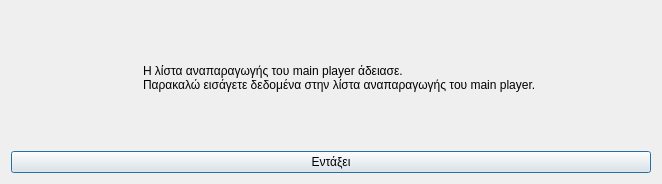
<?xml version="1.0" encoding="UTF-8"?>
<ui version="4.0">
 <class>Dialog</class>
 <widget class="QDialog" name="Dialog">
  <property name="geometry">
   <rect>
    <x>0</x>
    <y>0</y>
    <width>662</width>
    <height>184</height>
   </rect>
  </property>
  <property name="windowTitle">
   <string>Εισάγετε δεδομένα</string>
  </property>
  <property name="windowIcon">
   <iconset resource="../../icons.qrc">
    <normaloff>:/rest-windows/assets/images/rest-windows/information.png</normaloff>:/rest-windows/assets/images/rest-windows/information.png</iconset>
  </property>
  <layout class="QGridLayout" name="gridLayout">
   <item row="1" column="0">
    <widget class="QPushButton" name="ok">
     <property name="text">
      <string>Εντάξει</string>
     </property>
     <property name="icon">
      <iconset resource="../../icons.qrc">
       <normaloff>:/rest-windows/assets/images/rest-windows/ok.png</normaloff>:/rest-windows/assets/images/rest-windows/ok.png</iconset>
     </property>
    </widget>
   </item>
   <item row="0" column="0">
    <widget class="QFrame" name="frame">
     <property name="styleSheet">
      <string notr="true">QFrame{border:0px;}</string>
     </property>
     <property name="frameShape">
      <enum>QFrame::StyledPanel</enum>
     </property>
     <property name="frameShadow">
      <enum>QFrame::Raised</enum>
     </property>
     <layout class="QHBoxLayout" name="horizontalLayout">
      <item>
       <widget class="QLabel" name="image_label">
        <property name="maximumSize">
         <size>
          <width>117</width>
          <height>117</height>
         </size>
        </property>
        <property name="text">
         <string/>
        </property>
        <property name="pixmap">
         <pixmap resource="../../icons.qrc">:/rest-windows/assets/images/rest-windows/information.png</pixmap>
        </property>
        <property name="scaledContents">
         <bool>true</bool>
        </property>
       </widget>
      </item>
      <item>
       <widget class="QLabel" name="label">
        <property name="text">
         <string>Η λίστα αναπαραγωγής του main player άδειασε. 
Παρακαλώ εισάγετε δεδομένα στην λίστα αναπαραγωγής του main player.</string>
        </property>
        <property name="alignment">
         <set>Qt::AlignJustify|Qt::AlignVCenter</set>
        </property>
       </widget>
      </item>
     </layout>
    </widget>
   </item>
  </layout>
 </widget>
 <resources>
  <include location="../../icons.qrc"/>
  <include location="../../icons.qrc"/>
 </resources>
 <connections/>
</ui>
